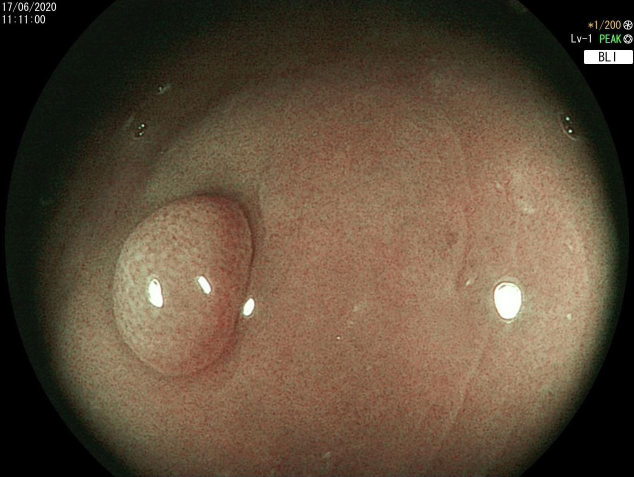
#> input picture apps/playgrounds/sample_img.jpg, 1267 x 954 px (shown at 1/2 size)
$ python visualize_detections.py
#> lines starting #> are read from the running program, lines starting #| are printed output that depends on the picture
#!/usr/bin/env python3
"""
Visualize YOLOv5 detections from inference_v2 output
Draws bounding boxes on the sample image
"""

import numpy as np
import matplotlib.pyplot as plt
import matplotlib.patches as patches
from PIL import Image
import sys

# Configuration
IMAGE_PATH = "apps/playgrounds/sample_img.jpg"
INPUT_SIZE = 512  # Model input size

# Class names (customize for your model)
CLASS_NAMES = {
    0: "hyperplasia",
    1: "neoplasia"
}

def load_image(image_path):
    """Load image with PIL"""
#> called with image_path = 'apps/playgrounds/sample_img.jpg'
    img = Image.open(image_path)
#> img is the input picture: PIL image 1267x954 RGB; mean R, G, B 93.1, 76.2, 57.6
#|    ✓ Image loaded: 1267x954 pixels
    return np.array(img)

def parse_detections_from_output():
    """
    Parse detections from the terminal output of inference_v2
    Returns list of (x, y, w, h, confidence, class_id)
    """
    # These are the actual detections from your last run
    # Format: (x, y, w, h, confidence, class_id, objectness, class_score)
    detections = [
        (447.0, 470.1, 68.1, 119.2, 0.0051, 1, 0.0066, 0.7669),
        (443.7, 465.6, 122.0, 181.6, 0.0049, 1, 0.0062, 0.7852),
        (119.9, 467.5, 132.5, 199.4, 0.0038, 1, 0.0047, 0.8112),
        (135.1, 466.9, 129.5, 210.9, 0.0035, 1, 0.0043, 0.8212),
        (428.5, 470.4, 76.4, 109.4, 0.0032, 1, 0.0045, 0.7125),
    ]
    return detections

def scale_bbox_to_original(bbox, input_size, orig_size):
    """
    Scale bounding box from model input size to original image size
    Accounts for letterboxing (maintains aspect ratio with gray padding)
    """
    x, y, w, h = bbox
    orig_w, orig_h = orig_size

    # Calculate scale factor (same as preprocessing)
    scale = min(input_size / orig_w, input_size / orig_h)

    # Calculate padding
    new_w = orig_w * scale
    new_h = orig_h * scale
    pad_x = (input_size - new_w) / 2
    pad_y = (input_size - new_h) / 2

    # Remove padding and scale back to original
    x_orig = (x - pad_x) / scale
    y_orig = (y - pad_y) / scale
    w_orig = w / scale
    h_orig = h / scale

    return (x_orig, y_orig, w_orig, h_orig)

def draw_detections(image, detections, input_size=512, top_k=5):
    """
    Draw bounding boxes on image
    """
#> called with input_size = 512, top_k = 5
    fig, ax = plt.subplots(1, figsize=(12, 8))
    ax.imshow(image)

    orig_h, orig_w = image.shape[:2]
#> orig_h = 954; orig_w = 1267

    # Color map for different classes
    colors = ['red', 'blue', 'green', 'yellow', 'cyan', 'magenta']

    print(f"\n📦 Drawing top {min(top_k, len(detections))} detections:")
    print(f"Original image size: {orig_w}x{orig_h}")
#| Original image size: 1267x954
    print(f"Model input size: {input_size}x{input_size}\n")

    for idx, detection in enumerate(detections[:top_k]):
        x, y, w, h, conf, class_id, obj, cls_score = detection

        # Scale bbox to original image size
        x_orig, y_orig, w_orig, h_orig = scale_bbox_to_original(
            (x, y, w, h), input_size, (orig_w, orig_h)
        )

        # Convert center coords to top-left corner (matplotlib uses top-left)
        x1 = x_orig - w_orig / 2
        y1 = y_orig - h_orig / 2

        # Get class name
        class_name = CLASS_NAMES.get(class_id, f"class_{class_id}")
        color = colors[class_id % len(colors)]

        # Draw rectangle
        rect = patches.Rectangle(
            (x1, y1), w_orig, h_orig,
            linewidth=2,
            edgecolor=color,
            facecolor='none'
        )
        ax.add_patch(rect)

        # Draw label
        label = f"{class_name}: {conf:.2f}"
        ax.text(
            x1, y1 - 5,
            label,
            color='white',
            fontsize=10,
            bbox=dict(facecolor=color, alpha=0.7, boxstyle='round,pad=0.3')
        )

        print(f"Detection #{idx + 1}:")
        print(f"  Class: {class_name} (id={class_id})")
        print(f"  Confidence: {conf:.4f} (obj={obj:.4f}, cls={cls_score:.4f})")
        print(f"  Model coords: ({x:.1f}, {y:.1f}, {w:.1f}, {h:.1f})")
        print(f"  Image coords: ({x1:.1f}, {y1:.1f}, {w_orig:.1f}, {h_orig:.1f})")
        print()

    ax.axis('off')
    plt.title(f"YOLOv5 Detections (Top {min(top_k, len(detections))})", fontsize=14, pad=10)
    plt.tight_layout()

    # Save output
    output_path = "detection_visualization.png"
    plt.savefig(output_path, dpi=150, bbox_inches='tight')
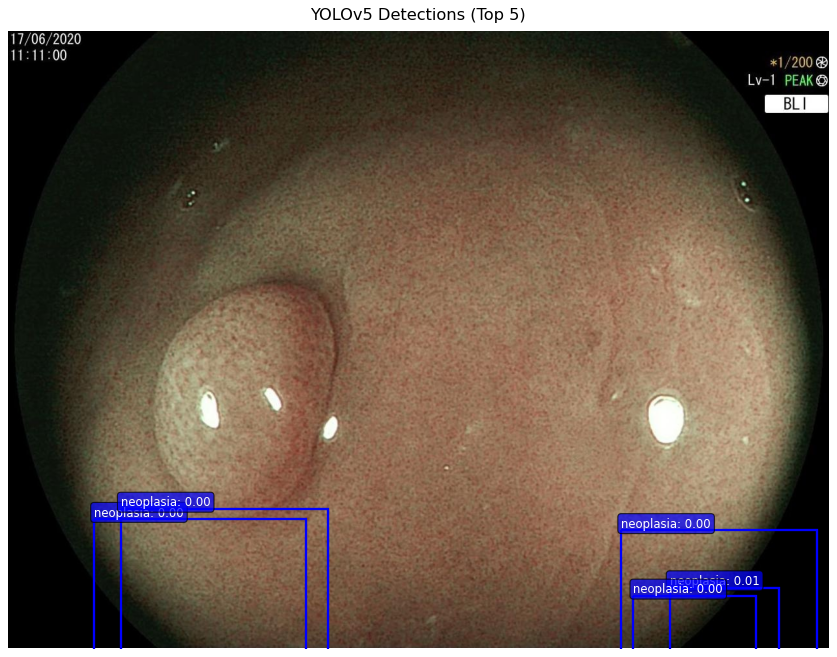
#> figure drawn by matplotlib, 1 panel
    print(f"✅ Saved visualization to: {output_path}")

    plt.show()

def main():
    """Main visualization routine"""
    print("╔═══════════════════════════════════════════════════════╗")
    print("║  YOLOv5 Detection Visualization                      ║")
    print("╚═══════════════════════════════════════════════════════╝\n")

    # Load image
    print(f"📸 Loading image: {IMAGE_PATH}")
    try:
        image = load_image(IMAGE_PATH)
        print(f"   ✓ Image loaded: {image.shape[1]}x{image.shape[0]} pixels\n")
    except FileNotFoundError:
        print(f"❌ Error: Image not found at {IMAGE_PATH}")
        print("   Make sure you're running from the project root directory")
        sys.exit(1)

    # Parse detections (from inference_v2 output)
    print("🔍 Parsing detections from inference_v2 output...")
    detections = parse_detections_from_output()
    print(f"   ✓ Found {len(detections)} high-confidence detections\n")

    # Draw and save
    draw_detections(image, detections, INPUT_SIZE, top_k=5)

    print("\n╔═══════════════════════════════════════════════════════╗")
    print("║  ✅ Visualization Complete!                           ║")
    print("╚═══════════════════════════════════════════════════════╝")

if __name__ == "__main__":
    main()
